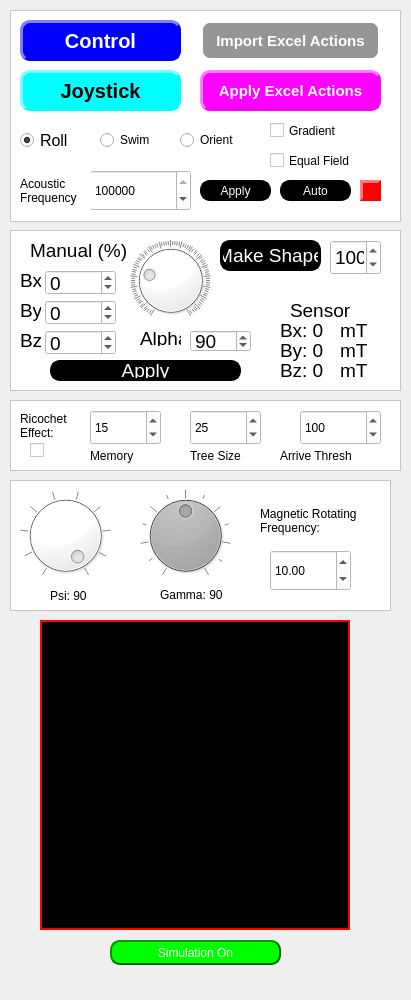
  <widget class="QDockWidget" name="dockWidget_2">
   <property name="minimumSize">
    <size>
     <width>411</width>
     <height>1000</height>
    </size>
   </property>
   <property name="styleSheet">
    <string notr="true"/>
   </property>
   <attribute name="dockWidgetArea">
    <number>2</number>
   </attribute>
   <widget class="QWidget" name="dockWidgetContents_4">
    <widget class="QFrame" name="frame">
     <property name="geometry">
      <rect>
       <x>10</x>
       <y>10</y>
       <width>391</width>
       <height>212</height>
      </rect>
     </property>
     <property name="styleSheet">
      <string notr="true"> color: rgb(0, 0, 0);
 background-color: rgb(255, 255, 255);
</string>
     </property>
     <property name="frameShape">
      <enum>QFrame::StyledPanel</enum>
     </property>
     <property name="frameShadow">
      <enum>QFrame::Raised</enum>
     </property>
     <widget class="QLabel" name="led">
      <property name="geometry">
       <rect>
        <x>350</x>
        <y>170</y>
        <width>21</width>
        <height>21</height>
       </rect>
      </property>
      <property name="styleSheet">
       <string notr="true">
                background-color: rgb(255, 0, 0);
                border-style: outset;
                border-width: 3px;
                border-radius: 12px;
                border-color: rgb(255, 0, 0);
         
                padding: 6px;</string>
      </property>
      <property name="text">
       <string/>
      </property>
     </widget>
     <widget class="QRadioButton" name="swimradio">
      <property name="geometry">
       <rect>
        <x>90</x>
        <y>120</y>
        <width>71</width>
        <height>20</height>
       </rect>
      </property>
      <property name="text">
       <string>Swim</string>
      </property>
     </widget>
     <widget class="QPushButton" name="applyacousticbutton">
      <property name="geometry">
       <rect>
        <x>190</x>
        <y>170</y>
        <width>71</width>
        <height>21</height>
       </rect>
      </property>
      <property name="styleSheet">
       <string notr="true">QPushButton {
                color: rgb(255, 255, 255);
                background-color: rgb(0, 0, 0);
                border-style: outset;
                border-width: 2px;
                border-radius: 10px;
                border-color: rgb(0, 0, 0);
                min-width: 1em;
                padding: 1px;
            }
            QPushButton:hover {
                background-color: rgb(100, 100, 100);
                color: rgb(0, 0, 0);
                border-style: inset;
            }

 		QPushButton:checked {
                color: rgb(255, 255, 255);
                background-color: rgb(255, 0, 0);
                border-style: outset;
                border-width: 2px;
                border-radius: 10px;
                border-color: rgb(200, 0, 0);
                min-width: 1em;
                padding: 1px;
}</string>
      </property>
      <property name="text">
       <string>Apply</string>
      </property>
      <property name="checkable">
       <bool>true</bool>
      </property>
     </widget>
     <widget class="QRadioButton" name="rollradio">
      <property name="geometry">
       <rect>
        <x>10</x>
        <y>120</y>
        <width>51</width>
        <height>21</height>
       </rect>
      </property>
      <property name="font">
       <font>
        <pointsize>12</pointsize>
        <weight>50</weight>
        <italic>false</italic>
        <bold>false</bold>
       </font>
      </property>
      <property name="text">
       <string>Roll</string>
      </property>
      <property name="checked">
       <bool>true</bool>
      </property>
     </widget>
     <widget class="QPushButton" name="joystickbutton">
      <property name="geometry">
       <rect>
        <x>10</x>
        <y>60</y>
        <width>161</width>
        <height>41</height>
       </rect>
      </property>
      <property name="styleSheet">
       <string notr="true">QPushButton {
                color: rgb(0, 0, 0);
                background-color: rgb(0, 255, 255);
                border-style: outset;
                border-width: 3px;
                border-radius: 10px;
                border-color: rgb(0, 255, 255);
                min-width: 1em;
                padding: 6px;
                font: bold 20px;
            }
      
            QPushButton:checked {
                color: rgb(0, 0, 0);
                background-color: rgb(255, 0, 0);
                border-style: inset;
                border-width: 3px;
                border-radius: 10px;
                border-color: rgb(255, 0, 0);
                font: bold 21px;
                min-width: 1em;
			  padding-left: 5px;
                padding-top: 5px;
               
            }
            QPushButton:hover {
                background-color: rgb(100, 100, 100);
                color: rgb(255, 255, 255);
                border-color: rgb(100, 100, 100);
                padding-left: 5px;
                padding-top: 5px;
            }</string>
      </property>
      <property name="text">
       <string>Joystick</string>
      </property>
      <property name="checkable">
       <bool>true</bool>
      </property>
     </widget>
     <widget class="QPushButton" name="controlbutton">
      <property name="geometry">
       <rect>
        <x>10</x>
        <y>10</y>
        <width>161</width>
        <height>41</height>
       </rect>
      </property>
      <property name="styleSheet">
       <string notr="true">QPushButton {
                color: rgb(255, 255, 255);
                background-color: rgb(0, 0, 255);
                border-style: outset;
                border-width: 3px;
                border-radius: 10px;
                border-color: rgb(0, 0, 255);
                min-width: 1em;
                padding: 6px;
                font: bold 20px;
            }
      
            QPushButton:checked {
                color: rgb(255, 255, 255);
                background-color: rgb(255, 0, 0);
                border-style: inset;
                border-width: 3px;
                border-radius: 10px;
                border-color: rgb(255, 0, 0);
                font: bold 21px;
                min-width: 1em;
               
            }
            QPushButton:hover {
                background-color: rgb(100, 100, 100);
                color: rgb(255, 255, 255);
                border-color: rgb(0, 255, 0);
                padding-left: 5px;
                padding-top: 5px;
            }</string>
      </property>
      <property name="text">
       <string>Control</string>
      </property>
      <property name="checkable">
       <bool>true</bool>
      </property>
     </widget>
     <widget class="QRadioButton" name="orientradio">
      <property name="geometry">
       <rect>
        <x>170</x>
        <y>120</y>
        <width>71</width>
        <height>20</height>
       </rect>
      </property>
      <property name="text">
       <string>Orient</string>
      </property>
     </widget>
     <widget class="QSpinBox" name="acousticfreq_spinBox">
      <property name="geometry">
       <rect>
        <x>80</x>
        <y>160</y>
        <width>101</width>
        <height>41</height>
       </rect>
      </property>
      <property name="maximum">
       <number>3000000</number>
      </property>
      <property name="singleStep">
       <number>1000</number>
      </property>
      <property name="value">
       <number>1000000</number>
      </property>
     </widget>
     <widget class="QLabel" name="acousticfreqlabel">
      <property name="geometry">
       <rect>
        <x>10</x>
        <y>160</y>
        <width>71</width>
        <height>41</height>
       </rect>
      </property>
      <property name="styleSheet">
       <string notr="true"/>
      </property>
      <property name="text">
       <string>Acoustic 
Frequency</string>
      </property>
     </widget>
     <widget class="QPushButton" name="autoacousticbutton">
      <property name="geometry">
       <rect>
        <x>270</x>
        <y>170</y>
        <width>71</width>
        <height>21</height>
       </rect>
      </property>
      <property name="styleSheet">
       <string notr="true">QPushButton {
                color: rgb(255, 255, 255);
                background-color: rgb(0, 0, 0);
                border-style: outset;
                border-width: 2px;
                border-radius: 10px;
                border-color: rgb(0, 0, 0);
                min-width: 1em;
                padding: 1px;
            }
            QPushButton:hover {
                background-color: rgb(100, 100, 100);
                color: rgb(0, 0, 0);
                border-style: inset;
            }

 		QPushButton:checked {
                color: rgb(255, 255, 255);
                background-color: rgb(255, 0, 0);
                border-style: outset;
                border-width: 2px;
                border-radius: 10px;
                border-color: rgb(200, 0, 0);
                min-width: 1em;
                padding: 1px;
}</string>
      </property>
      <property name="text">
       <string>Auto</string>
      </property>
      <property name="checkable">
       <bool>true</bool>
      </property>
     </widget>
     <widget class="QCheckBox" name="gradient_status_checkbox">
      <property name="geometry">
       <rect>
        <x>260</x>
        <y>110</y>
        <width>101</width>
        <height>21</height>
       </rect>
      </property>
      <property name="text">
       <string>Gradient</string>
      </property>
     </widget>
     <widget class="QPushButton" name="import_excel_actions">
      <property name="geometry">
       <rect>
        <x>190</x>
        <y>10</y>
        <width>181</width>
        <height>41</height>
       </rect>
      </property>
      <property name="styleSheet">
       <string notr="true">QPushButton {
                color: rgb(255, 255, 255);
                background-color: rgb(150, 150, 150);
                border-style: outset;
                border-width: 3px;
                border-radius: 10px;
                border-color: rgb(150, 150 150);
                min-width: 1em;
                padding: 6px;
                font: bold 15px;
            }

            QPushButton:hover {
                background-color: rgb(100, 100, 100);
                color: rgb(255, 255, 255);
                border-color: rgb(100, 100, 100);
                padding-left: 5px;
                padding-top: 5px;
            }</string>
      </property>
      <property name="text">
       <string>Import Excel Actions</string>
      </property>
      <property name="checkable">
       <bool>true</bool>
      </property>
     </widget>
     <widget class="QPushButton" name="apply_actions">
      <property name="geometry">
       <rect>
        <x>190</x>
        <y>60</y>
        <width>181</width>
        <height>41</height>
       </rect>
      </property>
      <property name="font">
       <font>
        <pointsize>-1</pointsize>
        <weight>75</weight>
        <italic>false</italic>
        <bold>true</bold>
       </font>
      </property>
      <property name="styleSheet">
       <string notr="true">QPushButton {
                color: rgb(255, 255,255);
                background-color: rgb(255, 0, 255);
                border-style: outset;
                border-width: 3px;
                border-radius: 10px;
                border-color: rgb(255, 0, 255);
                min-width: 1em;
                padding: 6px;
                font: bold 15px;
            }
      
            QPushButton:checked {
                color: rgb(0, 0, 0);
                background-color: rgb(255, 0, 0);
                border-style: inset;
                border-width: 3px;
                border-radius: 10px;
                border-color: rgb(255, 0, 0);
                font: bold 16px;
                min-width: 1em;
			  padding-left: 5px;
                padding-top: 5px;
               
            }
            QPushButton:hover {
                background-color: rgb(100, 100, 100);
                color: rgb(255, 255, 255);
                border-color: rgb(100, 100, 100);
                padding-left: 5px;
                padding-top: 5px;
            }</string>
      </property>
      <property name="text">
       <string>Apply Excel Actions</string>
      </property>
      <property name="checkable">
       <bool>true</bool>
      </property>
     </widget>
     <widget class="QCheckBox" name="equal_field_checkbox">
      <property name="geometry">
       <rect>
        <x>260</x>
        <y>140</y>
        <width>111</width>
        <height>21</height>
       </rect>
      </property>
      <property name="text">
       <string>Equal Field</string>
      </property>
     </widget>
    </widget>
    <widget class="QFrame" name="controlparamsframe">
     <property name="geometry">
      <rect>
       <x>10</x>
       <y>400</y>
       <width>391</width>
       <height>71</height>
      </rect>
     </property>
     <property name="styleSheet">
      <string notr="true"> color: rgb(0, 0, 0);
 background-color: rgb(255, 255, 255);
</string>
     </property>
     <property name="frameShape">
      <enum>QFrame::StyledPanel</enum>
     </property>
     <property name="frameShadow">
      <enum>QFrame::Raised</enum>
     </property>
     <widget class="QSpinBox" name="RRTtreesizebox">
      <property name="geometry">
       <rect>
        <x>180</x>
        <y>10</y>
        <width>71</width>
        <height>35</height>
       </rect>
      </property>
      <property name="minimum">
       <number>1</number>
      </property>
      <property name="maximum">
       <number>100</number>
      </property>
      <property name="value">
       <number>25</number>
      </property>
     </widget>
     <widget class="QLabel" name="memorylabel">
      <property name="geometry">
       <rect>
        <x>80</x>
        <y>45</y>
        <width>91</width>
        <height>21</height>
       </rect>
      </property>
      <property name="text">
       <string>Memory</string>
      </property>
     </widget>
     <widget class="QLabel" name="RRTtreesizelabel">
      <property name="geometry">
       <rect>
        <x>180</x>
        <y>45</y>
        <width>111</width>
        <height>21</height>
       </rect>
      </property>
      <property name="text">
       <string>Tree Size</string>
      </property>
     </widget>
     <widget class="QLabel" name="arrivalthreshlabel">
      <property name="geometry">
       <rect>
        <x>270</x>
        <y>45</y>
        <width>91</width>
        <height>21</height>
       </rect>
      </property>
      <property name="text">
       <string>Arrive Thresh</string>
      </property>
     </widget>
     <widget class="QSpinBox" name="arrivalthreshbox">
      <property name="geometry">
       <rect>
        <x>290</x>
        <y>10</y>
        <width>81</width>
        <height>35</height>
       </rect>
      </property>
      <property name="minimum">
       <number>1</number>
      </property>
      <property name="maximum">
       <number>400</number>
      </property>
      <property name="value">
       <number>100</number>
      </property>
     </widget>
     <widget class="QSpinBox" name="memorybox">
      <property name="geometry">
       <rect>
        <x>80</x>
        <y>10</y>
        <width>71</width>
        <height>35</height>
       </rect>
      </property>
      <property name="minimum">
       <number>1</number>
      </property>
      <property name="maximum">
       <number>100</number>
      </property>
      <property name="value">
       <number>15</number>
      </property>
     </widget>
     <widget class="QCheckBox" name="ricochet_effect_checkbox">
      <property name="geometry">
       <rect>
        <x>20</x>
        <y>40</y>
        <width>31</width>
        <height>21</height>
       </rect>
      </property>
      <property name="text">
       <string/>
      </property>
      <property name="checked">
       <bool>false</bool>
      </property>
     </widget>
     <widget class="QLabel" name="ricocheteffectlabel">
      <property name="geometry">
       <rect>
        <x>10</x>
        <y>10</y>
        <width>58</width>
        <height>31</height>
       </rect>
      </property>
      <property name="text">
       <string>Ricochet 
Effect:</string>
      </property>
     </widget>
    </widget>
    <widget class="QLabel" name="magneticfieldsimlabel">
     <property name="geometry">
      <rect>
       <x>40</x>
       <y>620</y>
       <width>310</width>
       <height>310</height>
      </rect>
     </property>
     <property name="styleSheet">
      <string notr="true">background-color: rgb(0,0,0); border:2px solid rgb(255, 0, 0); </string>
     </property>
     <property name="text">
      <string/>
     </property>
    </widget>
    <widget class="QPushButton" name="simulationbutton">
     <property name="geometry">
      <rect>
       <x>110</x>
       <y>940</y>
       <width>171</width>
       <height>25</height>
      </rect>
     </property>
     <property name="styleSheet">
      <string notr="true">QPushButton {
                color: rgb(255, 255, 255);
                background-color: rgb(0, 255, 0);
                border-style: outset;
                border-width: 2px;
                border-radius: 10px;
                border-color: rgb(0, 100, 0);
                min-width: 1em;
                padding: 2px;
            }
      
            QPushButton:checked {
                color: rgb(255, 255, 255);
                background-color: rgb(255, 100, 0);
                border-style: inset;
                border-width: 2px;
                border-radius: 10px;
                border-color: rgb(255, 0, 0);
                font: bold 16px;
                min-width: 1em;

               
            }
            QPushButton:hover {
                background-color: rgb(100, 100, 100);
                color: rgb(255, 255, 255);
                border-color: rgb(100, 100, 100);
                padding-left: 5px;
                padding-top: 5px;
            }</string>
     </property>
     <property name="text">
      <string>Simulation On</string>
     </property>
     <property name="checkable">
      <bool>true</bool>
     </property>
    </widget>
    <widget class="QFrame" name="frame_2">
     <property name="geometry">
      <rect>
       <x>10</x>
       <y>230</y>
       <width>391</width>
       <height>161</height>
      </rect>
     </property>
     <property name="styleSheet">
      <string notr="true"> color: rgb(0, 0, 0);
 background-color: rgb(255, 255, 255);
font-size: 14pt; font: Arial;</string>
     </property>
     <property name="frameShape">
      <enum>QFrame::StyledPanel</enum>
     </property>
     <property name="frameShadow">
      <enum>QFrame::Raised</enum>
     </property>
     <widget class="QLabel" name="bxlabel">
      <property name="geometry">
       <rect>
        <x>270</x>
        <y>90</y>
        <width>61</width>
        <height>21</height>
       </rect>
      </property>
      <property name="text">
       <string>Bx: 0</string>
      </property>
     </widget>
     <widget class="QLabel" name="bzlabel">
      <property name="geometry">
       <rect>
        <x>270</x>
        <y>130</y>
        <width>61</width>
        <height>21</height>
       </rect>
      </property>
      <property name="text">
       <string>Bz: 0</string>
      </property>
     </widget>
     <widget class="QLabel" name="bylabel">
      <property name="geometry">
       <rect>
        <x>270</x>
        <y>110</y>
        <width>61</width>
        <height>21</height>
       </rect>
      </property>
      <property name="text">
       <string>By: 0</string>
      </property>
     </widget>
     <widget class="QLabel" name="label_2">
      <property name="geometry">
       <rect>
        <x>330</x>
        <y>90</y>
        <width>31</width>
        <height>21</height>
       </rect>
      </property>
      <property name="text">
       <string>mT</string>
      </property>
     </widget>
     <widget class="QLabel" name="label_3">
      <property name="geometry">
       <rect>
        <x>330</x>
        <y>110</y>
        <width>31</width>
        <height>21</height>
       </rect>
      </property>
      <property name="text">
       <string>mT</string>
      </property>
     </widget>
     <widget class="QLabel" name="label_4">
      <property name="geometry">
       <rect>
        <x>330</x>
        <y>130</y>
        <width>31</width>
        <height>21</height>
       </rect>
      </property>
      <property name="text">
       <string>mT</string>
      </property>
     </widget>
     <widget class="QLabel" name="label_5">
      <property name="geometry">
       <rect>
        <x>280</x>
        <y>70</y>
        <width>61</width>
        <height>21</height>
       </rect>
      </property>
      <property name="text">
       <string>Sensor</string>
      </property>
     </widget>
     <widget class="QLabel" name="label_6">
      <property name="geometry">
       <rect>
        <x>20</x>
        <y>10</y>
        <width>131</width>
        <height>21</height>
       </rect>
      </property>
      <property name="text">
       <string>Manual (%)</string>
      </property>
     </widget>
     <widget class="QSpinBox" name="manualfieldBx">
      <property name="geometry">
       <rect>
        <x>35</x>
        <y>40</y>
        <width>71</width>
        <height>25</height>
       </rect>
      </property>
      <property name="minimum">
       <number>-100</number>
      </property>
      <property name="maximum">
       <number>100</number>
      </property>
      <property name="value">
       <number>0</number>
      </property>
     </widget>
     <widget class="QSpinBox" name="manualfieldBy">
      <property name="geometry">
       <rect>
        <x>35</x>
        <y>70</y>
        <width>71</width>
        <height>25</height>
       </rect>
      </property>
      <property name="minimum">
       <number>-100</number>
      </property>
      <property name="maximum">
       <number>100</number>
      </property>
      <property name="value">
       <number>0</number>
      </property>
      <property name="displayIntegerBase">
       <number>10</number>
      </property>
     </widget>
     <widget class="QSpinBox" name="manualfieldBz">
      <property name="geometry">
       <rect>
        <x>35</x>
        <y>100</y>
        <width>71</width>
        <height>25</height>
       </rect>
      </property>
      <property name="minimum">
       <number>-100</number>
      </property>
      <property name="maximum">
       <number>100</number>
      </property>
      <property name="value">
       <number>0</number>
      </property>
      <property name="displayIntegerBase">
       <number>10</number>
      </property>
     </widget>
     <widget class="QPushButton" name="manualapplybutton">
      <property name="geometry">
       <rect>
        <x>40</x>
        <y>130</y>
        <width>191</width>
        <height>21</height>
       </rect>
      </property>
      <property name="styleSheet">
       <string notr="true">QPushButton {
                color: rgb(255, 255, 255);
                background-color: rgb(0, 0, 0);
                border-style: outset;
                border-width: 2px;
                border-radius: 10px;
                border-color: rgb(0, 0, 0);
                min-width: 1em;
                padding: 1px;
            }
            QPushButton:hover {
                background-color: rgb(100, 100, 100);
                color: rgb(0, 0, 0);
                border-style: inset;
            }

 		QPushButton:checked {
                color: rgb(255, 255, 255);
                background-color: rgb(255, 0, 0);
                border-style: outset;
                border-width: 2px;
                border-radius: 10px;
                border-color: rgb(200, 0, 0);
                min-width: 1em;
                padding: 1px;
}</string>
      </property>
      <property name="text">
       <string>Apply</string>
      </property>
      <property name="checkable">
       <bool>true</bool>
      </property>
     </widget>
     <widget class="QLabel" name="label_7">
      <property name="geometry">
       <rect>
        <x>10</x>
        <y>40</y>
        <width>21</width>
        <height>21</height>
       </rect>
      </property>
      <property name="text">
       <string>Bx:</string>
      </property>
     </widget>
     <widget class="QLabel" name="label_8">
      <property name="geometry">
       <rect>
        <x>10</x>
        <y>70</y>
        <width>21</width>
        <height>21</height>
       </rect>
      </property>
      <property name="text">
       <string>By:</string>
      </property>
     </widget>
     <widget class="QLabel" name="label_9">
      <property name="geometry">
       <rect>
        <x>10</x>
        <y>100</y>
        <width>21</width>
        <height>21</height>
       </rect>
      </property>
      <property name="text">
       <string>Bz:</string>
      </property>
     </widget>
     <widget class="QDial" name="alphadial">
      <property name="geometry">
       <rect>
        <x>120</x>
        <y>10</y>
        <width>81</width>
        <height>81</height>
       </rect>
      </property>
      <property name="minimum">
       <number>0</number>
      </property>
      <property name="maximum">
       <number>360</number>
      </property>
      <property name="value">
       <number>90</number>
      </property>
      <property name="notchesVisible">
       <bool>true</bool>
      </property>
     </widget>
     <widget class="QSpinBox" name="alphaspinBox">
      <property name="geometry">
       <rect>
        <x>180</x>
        <y>100</y>
        <width>61</width>
        <height>22</height>
       </rect>
      </property>
      <property name="maximum">
       <number>360</number>
      </property>
      <property name="value">
       <number>90</number>
      </property>
     </widget>
     <widget class="QLabel" name="manualalphalabel">
      <property name="geometry">
       <rect>
        <x>130</x>
        <y>100</y>
        <width>41</width>
        <height>16</height>
       </rect>
      </property>
      <property name="text">
       <string>Alpha:</string>
      </property>
     </widget>
     <widget class="QPushButton" name="makeshapebutton">
      <property name="geometry">
       <rect>
        <x>210</x>
        <y>10</y>
        <width>101</width>
        <height>31</height>
       </rect>
      </property>
      <property name="styleSheet">
       <string notr="true">QPushButton {
                color: rgb(255, 255, 255);
                background-color: rgb(0, 0, 0);
                border-style: outset;
                border-width: 2px;
                border-radius: 10px;
                border-color: rgb(0, 0, 0);
                min-width: 1em;
                padding: 1px;
            }
            QPushButton:hover {
                background-color: rgb(100, 100, 100);
                color: rgb(255, 255, 255);
                border-style: inset;
			  border-color: rgb(0, 255, 0);
            }</string>
      </property>
      <property name="text">
       <string>Make Shape</string>
      </property>
      <property name="checkable">
       <bool>true</bool>
      </property>
      <property name="checked">
       <bool>false</bool>
      </property>
     </widget>
     <widget class="QSpinBox" name="shapemaker_nodes">
      <property name="geometry">
       <rect>
        <x>320</x>
        <y>10</y>
        <width>51</width>
        <height>35</height>
       </rect>
      </property>
      <property name="minimum">
       <number>1</number>
      </property>
      <property name="maximum">
       <number>400</number>
      </property>
      <property name="value">
       <number>100</number>
      </property>
     </widget>
     <zorder>bzlabel</zorder>
     <zorder>bxlabel</zorder>
     <zorder>bylabel</zorder>
     <zorder>label_2</zorder>
     <zorder>label_3</zorder>
     <zorder>label_4</zorder>
     <zorder>label_5</zorder>
     <zorder>label_6</zorder>
     <zorder>manualfieldBx</zorder>
     <zorder>manualfieldBy</zorder>
     <zorder>manualfieldBz</zorder>
     <zorder>manualapplybutton</zorder>
     <zorder>label_7</zorder>
     <zorder>label_8</zorder>
     <zorder>label_9</zorder>
     <zorder>alphadial</zorder>
     <zorder>alphaspinBox</zorder>
     <zorder>manualalphalabel</zorder>
     <zorder>makeshapebutton</zorder>
     <zorder>shapemaker_nodes</zorder>
    </widget>
    <widget class="QFrame" name="frame_4">
     <property name="geometry">
      <rect>
       <x>10</x>
       <y>480</y>
       <width>381</width>
       <height>131</height>
      </rect>
     </property>
     <property name="styleSheet">
      <string notr="true"> color: rgb(0, 0, 0);
 background-color: rgb(255, 255, 255);
</string>
     </property>
     <property name="frameShape">
      <enum>QFrame::StyledPanel</enum>
     </property>
     <property name="frameShadow">
      <enum>QFrame::Raised</enum>
     </property>
     <widget class="QDial" name="psidial">
      <property name="geometry">
       <rect>
        <x>10</x>
        <y>5</y>
        <width>91</width>
        <height>101</height>
       </rect>
      </property>
      <property name="styleSheet">
       <string notr="true">QDial
    {
        background-color:QLinearGradient( 
            x1: 0.177, y1: 0.004, x2: 0.831, y2: 0.911, 
            stop: 0 white, 
            stop: 0.061 white, 
            stop: 0.066 lightgray, 
            stop: 0.5 #242424, 
            stop: 0.505 #000000,
            stop: 0.827 #040404,
            stop: 0.966 #292929,
            stop: 0.983 #2e2e2e
        );
    }</string>
      </property>
      <property name="minimum">
       <number>1</number>
      </property>
      <property name="maximum">
       <number>90</number>
      </property>
      <property name="singleStep">
       <number>5</number>
      </property>
      <property name="value">
       <number>90</number>
      </property>
      <property name="notchTarget">
       <double>10.000000000000000</double>
      </property>
      <property name="notchesVisible">
       <bool>true</bool>
      </property>
     </widget>
     <widget class="QLabel" name="gammalabel">
      <property name="geometry">
       <rect>
        <x>150</x>
        <y>105</y>
        <width>121</width>
        <height>20</height>
       </rect>
      </property>
      <property name="text">
       <string>Gamma: 90</string>
      </property>
     </widget>
     <widget class="QLabel" name="rollingfrequencylabel">
      <property name="geometry">
       <rect>
        <x>250</x>
        <y>10</y>
        <width>111</width>
        <height>61</height>
       </rect>
      </property>
      <property name="text">
       <string>Magnetic Rotating 
Frequency:</string>
      </property>
     </widget>
     <widget class="QLabel" name="psilabel">
      <property name="geometry">
       <rect>
        <x>40</x>
        <y>105</y>
        <width>91</width>
        <height>21</height>
       </rect>
      </property>
      <property name="text">
       <string>Psi: 90</string>
      </property>
     </widget>
     <widget class="QDial" name="gammadial">
      <property name="geometry">
       <rect>
        <x>130</x>
        <y>5</y>
        <width>91</width>
        <height>101</height>
       </rect>
      </property>
      <property name="font">
       <font>
        <family>Arial</family>
        <pointsize>12</pointsize>
        <weight>50</weight>
        <italic>false</italic>
        <bold>false</bold>
       </font>
      </property>
      <property name="styleSheet">
       <string notr="true">QDial {
    background-color: qconicalgradient(cx:0.5, cy:0.5, angle:90, stop:0 #1a5276, stop:0.3 #2980b9, stop:0.7 #3498db, stop:1 #1a5276);
    border: 2px solid #1a5276;
    padding: 5px;
}

QDial::handle {
    background-color: qconicalgradient(cx:0.5, cy:0.5, angle:90, stop:0 #f39c12, stop:0.3 #f1c40f, stop:0.7 #f39c12, stop:1 #f1c40f);
    border: 2px solid #e67e22;
    width: 20px;
    height: 20px;
    border-radius: 10px;
    margin: -5px;
}
</string>
      </property>
      <property name="maximum">
       <number>180</number>
      </property>
      <property name="singleStep">
       <number>5</number>
      </property>
      <property name="pageStep">
       <number>10</number>
      </property>
      <property name="value">
       <number>90</number>
      </property>
      <property name="orientation">
       <enum>Qt::Horizontal</enum>
      </property>
      <property name="wrapping">
       <bool>false</bool>
      </property>
      <property name="notchTarget">
       <double>10.000000000000000</double>
      </property>
      <property name="notchesVisible">
       <bool>true</bool>
      </property>
     </widget>
     <widget class="QDoubleSpinBox" name="magneticfrequencydial">
      <property name="geometry">
       <rect>
        <x>260</x>
        <y>70</y>
        <width>81</width>
        <height>41</height>
       </rect>
      </property>
      <property name="decimals">
       <number>2</number>
      </property>
      <property name="maximum">
       <double>250.000000000000000</double>
      </property>
      <property name="value">
       <double>10.000000000000000</double>
      </property>
     </widget>
    </widget>
   </widget>
  </widget>
